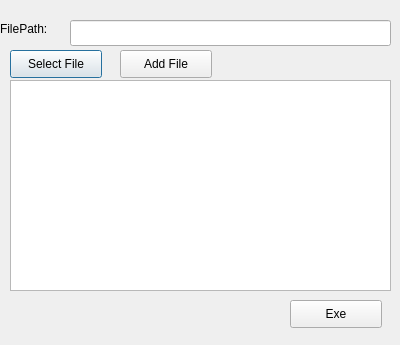
<?xml version="1.0" encoding="UTF-8"?>
<ui version="4.0">
 <class>Dialog</class>
 <widget class="QDialog" name="Dialog">
  <property name="geometry">
   <rect>
    <x>0</x>
    <y>0</y>
    <width>400</width>
    <height>345</height>
   </rect>
  </property>
  <property name="windowTitle">
   <string>Dialog</string>
  </property>
  <widget class="QLineEdit" name="lineEditFile">
   <property name="geometry">
    <rect>
     <x>70</x>
     <y>20</y>
     <width>321</width>
     <height>26</height>
    </rect>
   </property>
  </widget>
  <widget class="QLabel" name="label">
   <property name="geometry">
    <rect>
     <x>0</x>
     <y>20</y>
     <width>62</width>
     <height>18</height>
    </rect>
   </property>
   <property name="text">
    <string>FilePath:</string>
   </property>
  </widget>
  <widget class="QPushButton" name="pushButSelect">
   <property name="geometry">
    <rect>
     <x>10</x>
     <y>50</y>
     <width>92</width>
     <height>28</height>
    </rect>
   </property>
   <property name="text">
    <string>Select File</string>
   </property>
  </widget>
  <widget class="QPushButton" name="pushButAdd">
   <property name="geometry">
    <rect>
     <x>120</x>
     <y>50</y>
     <width>92</width>
     <height>28</height>
    </rect>
   </property>
   <property name="text">
    <string>Add File</string>
   </property>
  </widget>
  <widget class="QListWidget" name="listWidgetFile">
   <property name="geometry">
    <rect>
     <x>10</x>
     <y>80</y>
     <width>381</width>
     <height>211</height>
    </rect>
   </property>
  </widget>
  <widget class="QPushButton" name="pushButExe">
   <property name="geometry">
    <rect>
     <x>290</x>
     <y>300</y>
     <width>92</width>
     <height>28</height>
    </rect>
   </property>
   <property name="text">
    <string>Exe</string>
   </property>
  </widget>
 </widget>
 <resources/>
 <connections>
  <connection>
   <sender>pushButSelect</sender>
   <signal>clicked()</signal>
   <receiver>Dialog</receiver>
   <slot>slotSelect()</slot>
   <hints>
    <hint type="sourcelabel">
     <x>62</x>
     <y>58</y>
    </hint>
    <hint type="destinationlabel">
     <x>95</x>
     <y>0</y>
    </hint>
   </hints>
  </connection>
  <connection>
   <sender>pushButAdd</sender>
   <signal>clicked()</signal>
   <receiver>Dialog</receiver>
   <slot>slotAdd()</slot>
   <hints>
    <hint type="sourcelabel">
     <x>190</x>
     <y>69</y>
    </hint>
    <hint type="destinationlabel">
     <x>336</x>
     <y>55</y>
    </hint>
   </hints>
  </connection>
  <connection>
   <sender>pushButExe</sender>
   <signal>clicked()</signal>
   <receiver>Dialog</receiver>
   <slot>slotExe()</slot>
   <hints>
    <hint type="sourcelabel">
     <x>335</x>
     <y>313</y>
    </hint>
    <hint type="destinationlabel">
     <x>199</x>
     <y>172</y>
    </hint>
   </hints>
  </connection>
 </connections>
 <slots>
  <slot>slotAdd()</slot>
  <slot>slotExe()</slot>
  <slot>slotSelect()</slot>
 </slots>
</ui>
